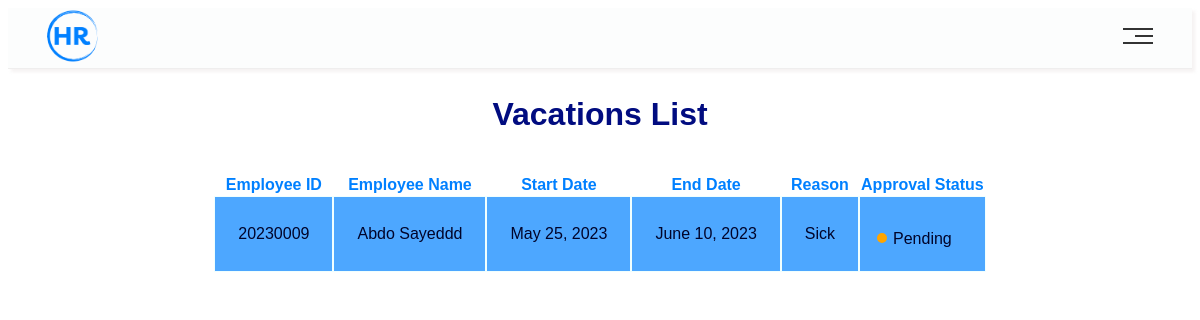
The page /ShowVacations/ on the database as committed earlier.
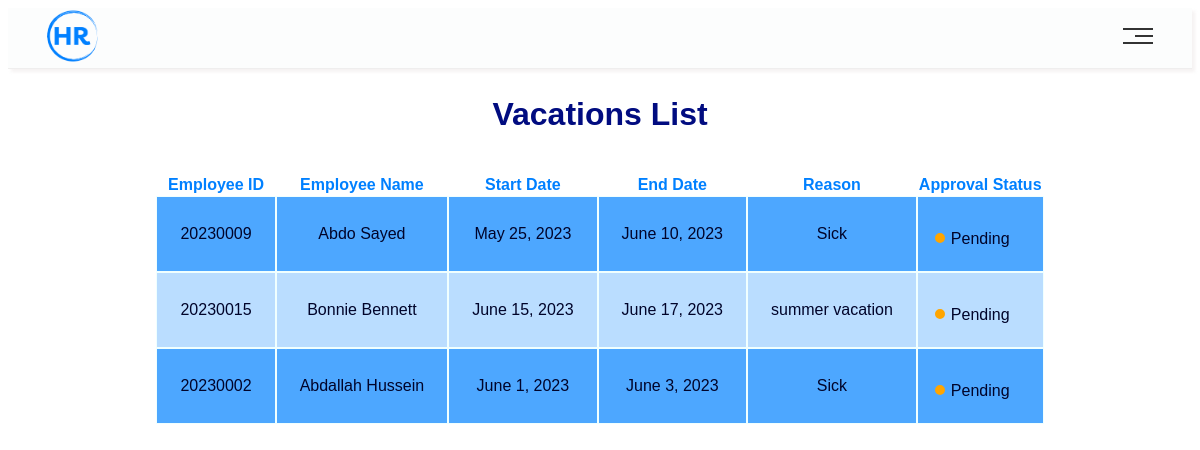
The same page on the database as committed later.
### main/models.py (models this page shows, shortened)
class Vacation(models.Model):
    ID = models.BigAutoField(primary_key=True, verbose_name="ID")
    EmployeeID = models.IntegerField(
        models.ForeignKey(
            Employee, verbose_name=("Employee ID"), on_delete=models.CASCADE, related_name="Employee ID"
        )
    )
    startDate = models.DateField()
    endDate = models.DateField()
    reason = models.TextField()
    status = models.TextField(max_length=20, default="Pending")

class Employee(models.Model):
    ID = models.BigAutoField(primary_key=True, verbose_name="ID")
    userName = models.CharField(max_length=100)
    Email = models.CharField(max_length=255)
    phoneNum = models.IntegerField()
    address = models.CharField(max_length=255)
    birthDate = models.DateField()
    gender = models.CharField(max_length=10)
    jobTitle = models.CharField(max_length=64)
    maritalStatus = models.CharField(max_length=64)
    salary = models.IntegerField()
    vacationDays = models.IntegerField()

### main/views.py (the view)
# urls.py: path("ShowVacations/", views.ShowVacations, name="ShowVacations"),
def ShowVacations(request):
    context = {"Vacations": Vacation.objects.all(), "Employees": Employee.objects.all()}
    return render(request, "HRWebsite/Show Vactions.html", context)

### main/templates/HRWebsite/Show Vactions.html (shortened to what this page needs)
<!DOCTYPE html>
<html lang="en">
  {% load static %}
<head>
    <link rel="stylesheet" href="{% static 'css/public.css'%}" />
    <link rel="stylesheet" href="{% static 'css/Navbar.css'%}" />
    <link rel="stylesheet" href="{% static 'css/Table.css'%}" />
</head>
  <body>
    {% include 'Navbar/HRNavBar.html' %}
    <section class="Conatiner">
    <h1 class="caption">Vacations List</h1>
      <table class="table">
        <thead>
          <tr>
            <th>Employee ID</th>
            <th>Employee Name</th>
            <th>Start Date</th>
            <th>End Date</th>
            <th>Reason</th>
            <th>Approval Status</th>
          </tr>
        </thead>
        <tbody>
            {% for vac in Vacations %}
            <tr>
              <td id="ID">{{ vac.EmployeeID }}</td>
              <td>
          {% for emp in Employees %}
            {% if emp.ID == vac.EmployeeID %}
              {{ emp.userName }}
            {% endif %}
          {% endfor %}</td>
              <td>{{ vac.startDate }}</td>
              <td>{{ vac.endDate }}</td>
              <td>{{ vac.reason }}</td>
              {% if vac.status == "Approved" %}
              <td>
                <span class="dot" style="border-color: rgb(15, 255, 15);"></span><span class="status">{{ vac.status }}</span>
              </td>
            {% elif vac.status == "Rejected" %}
              <td>
                <span class="dot" style="border-color: red;"></span><span class="status">{{ vac.status }}</span>
              </td>
            {% else %}
            <td>
                <span class="dot"></span><span class="status">{{ vac.status }}</span>
            </td>
            {% endif %}
          </tr>
  {% endfor %}
        </tbody>
      </table>
  </body>
</html>

Rows that differ between the two databases and show on the page:
changed Employee: userName "Abdo Sayeddd" → "Abdo Sayed"
added Vacation: EmployeeID "20230015", startDate "June 15, 2023", endDate "June 17, 2023", reason "summer vacation", status "Pending"
now on this page (row unchanged): Employee: userName "Bonnie Bennett", shown under "20230015"
added Vacation: EmployeeID "20230002", startDate "June 1, 2023", endDate "June 3, 2023", reason "Sick", status "Pending"
now on this page (row unchanged): Employee: userName "Abdallah Hussein", shown under "20230002"
